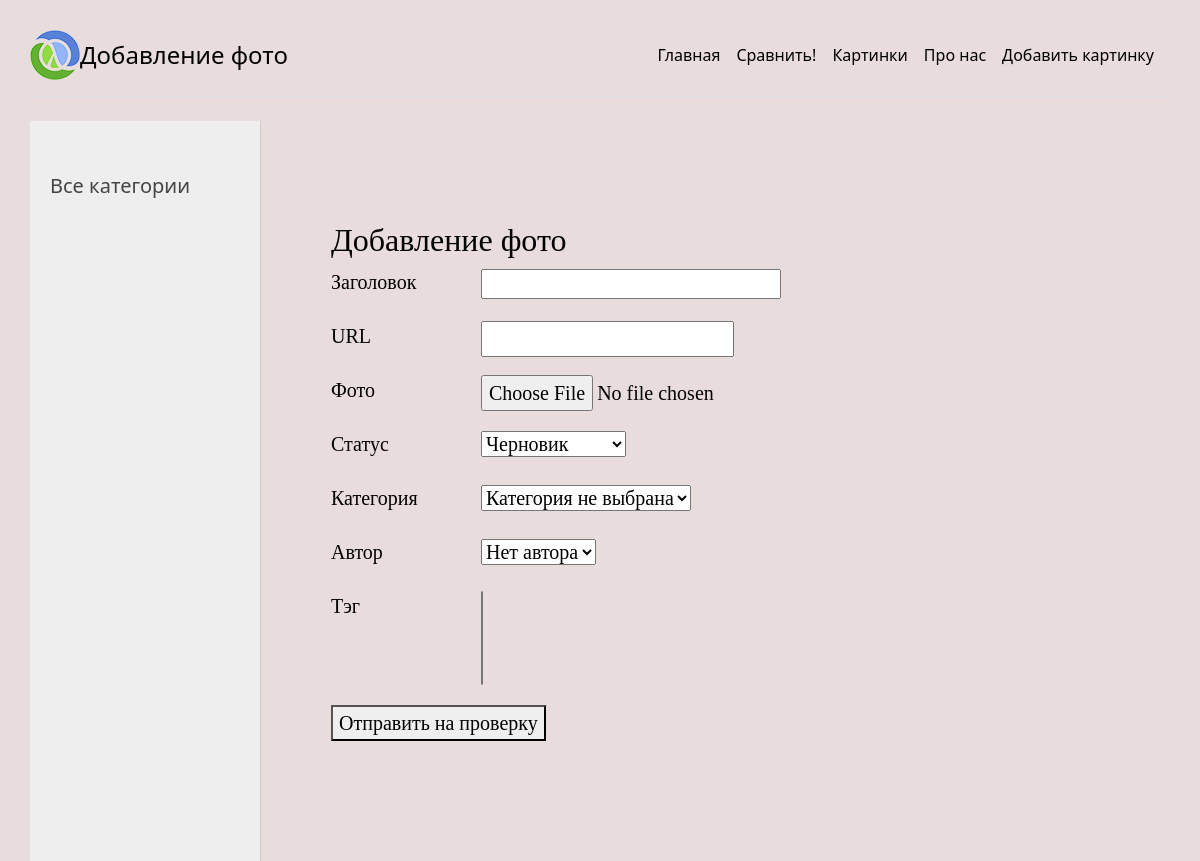
Page /addpage/ on the earlier database version.
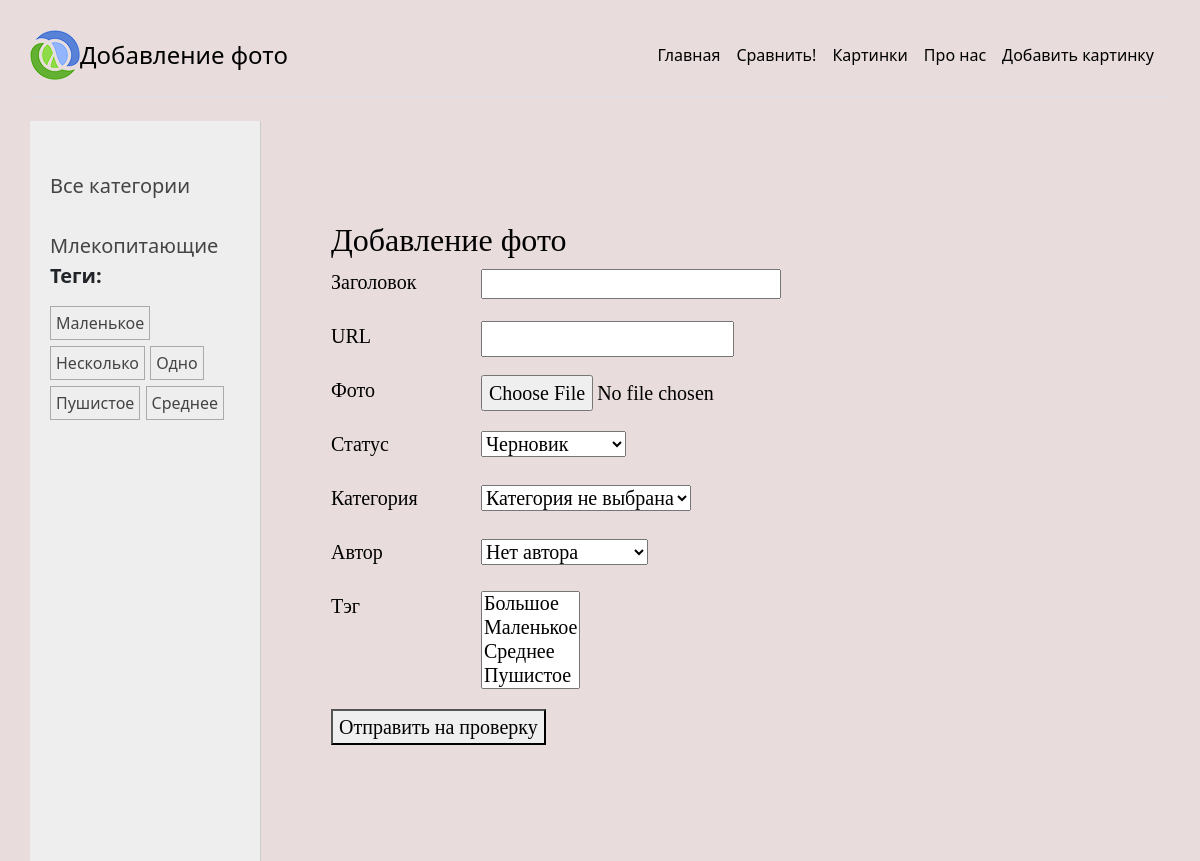
Same page on the later database version.
### myFirstProject/models.py (models this page shows)
class Category(models.Model):
    name = models.CharField(max_length=100, db_index=True, verbose_name="Категория")
    slug = models.SlugField(max_length=255, unique=True, db_index=True)
    class Meta:
        verbose_name = "Категория"
        verbose_name_plural = "Категории"
    def __str__(self):
        return self.name
    def get_absolute_url(self):
        return reverse('category', kwargs={'cat_slug': self.slug})

class TagPost(models.Model):
    tag = models.CharField(max_length=100, db_index=True)
    slug = models.SlugField(max_length=255, unique=True, db_index=True)
    def __str__(self):
        return self.tag
    def get_absolute_url(self):
        return reverse('tag', kwargs={'tag_slug': self.slug})

### myFirstProject/views.py (the view)
# urls.py: path('addpage/', views.AddPage.as_view(), name='addpage'),
class AddPage(DataMixin, CreateView):
    form_class = AddPostForm
    template_name = 'myFirstProject/addpage.html'
    success_url = reverse_lazy('home')
    title_page = 'Добавление фото'

### myFirstProject/forms.py (shortened to what this page needs)
class AddPostForm(forms.ModelForm):
    cat = forms.ModelChoiceField(queryset=Category.objects.all(), empty_label="Категория не выбрана", label="Категория")
    author = forms.ModelChoiceField(queryset=Author.objects.all(), empty_label="Нет автора", required=False, label="Автор")
    class Meta:
        model = Photo
        fields = ['title', 'slug', 'content', 'is_published',
                  'cat', 'author', 'tags']
        widgets = {
            'title': forms.TextInput(attrs={'class': 'form-input'}),
        }
        labels = {'slug': 'URL'}

### myFirstProject/models.py (called while the page is built)
    def __str__(self):
        return self.name

### myFirstProject/templatetags/photo_tags.py (called while the page is built)
@register.inclusion_tag('myFirstProject/list_categories.html')
def show_categories(cat_selected=0):
    cats = Category.objects.annotate(total=Count("posts")).filter(total__gt=0)
    return {'cats': cats, 'cat_selected': cat_selected}

@register.inclusion_tag('myFirstProject/list_tags.html')
def show_all_tags():
    return {'tags': TagPost.objects.annotate(total=Count("tags")).filter(total__gt=0)}

### myFirstProject/templates/myFirstProject/addpage.html (shortened to what this page needs)
{% extends 'base.html' %}
{% block content %}
<h1>{{title}}</h1>
<form action="" method="POST" enctype="multipart/form-data">
    {%for f in form %}
    <p><label class="form-label" for="{{f.id_for_label }}">{{f.label}}</label>{{ f }}</p>
    {% endfor %}
    <button type="submit">Отправить на проверку</button></p>
</form>
{% endblock %}

### myFirstProject/templates/myFirstProject/list_categories.html
{% for cat in cats %}
{% if cat.id == cat_selected %}
<li class="selected"> {{cat.name}}</li>
{% else %}
<li><a href="{{ cat.get_absolute_url }}">{{cat.name}}</a></li>
{% endif %}
{% endfor %}

### myFirstProject/templates/myFirstProject/list_tags.html
{% if tags %}
    <p><b>Теги:</b></p>
    <ul class="tags-list">
        {% for t in tags %}
        <li><a href="{{t.get_absolute_url}}">{{t.tag}}</a></li>
        {% endfor %}
    </ul>
{% endif %}

Differences in the rows shown:
added Category: name "Млекопитающие"
added TagPost: tag "Маленькое"
added TagPost: tag "Несколько"
added TagPost: tag "Одно"
added TagPost: tag "Пушистое"
added TagPost: tag "Среднее"
Other differences:
form field tags: (not shown) → "Большое / Маленькое / Среднее / Пушистое"
text now shown: "Теги:"
